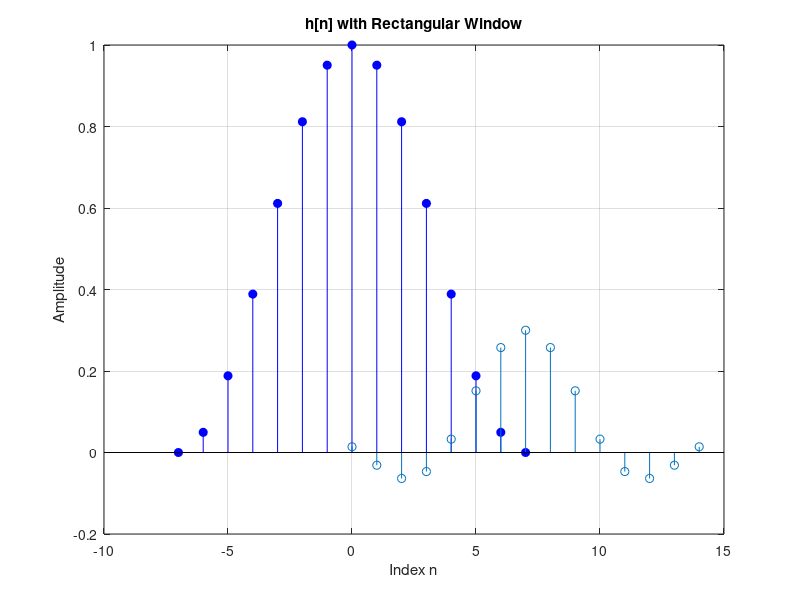
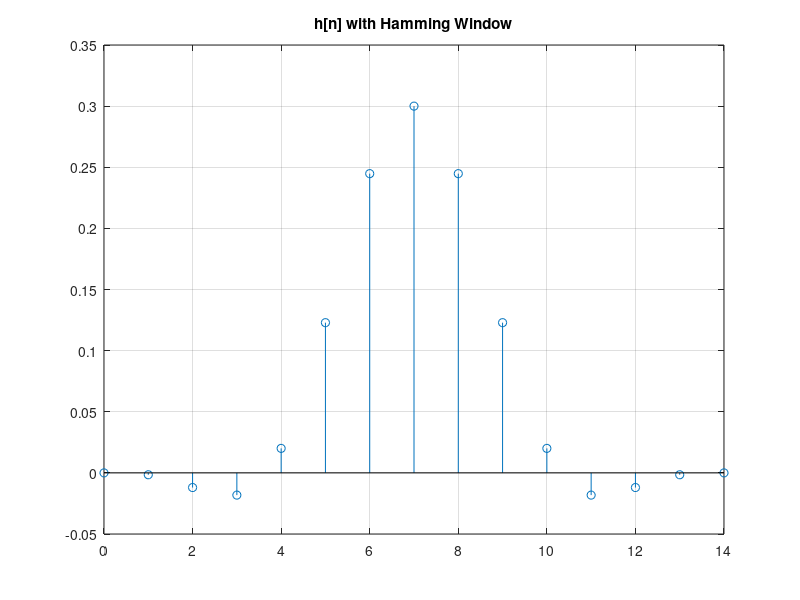
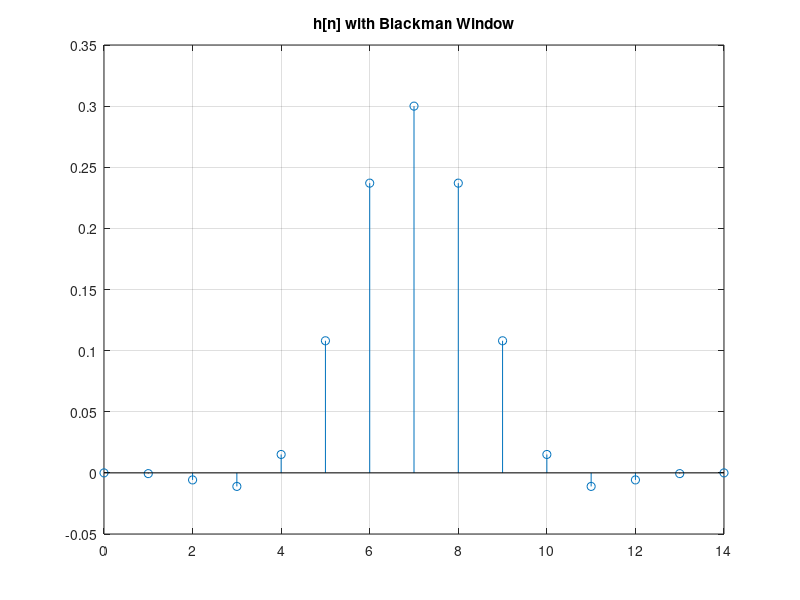
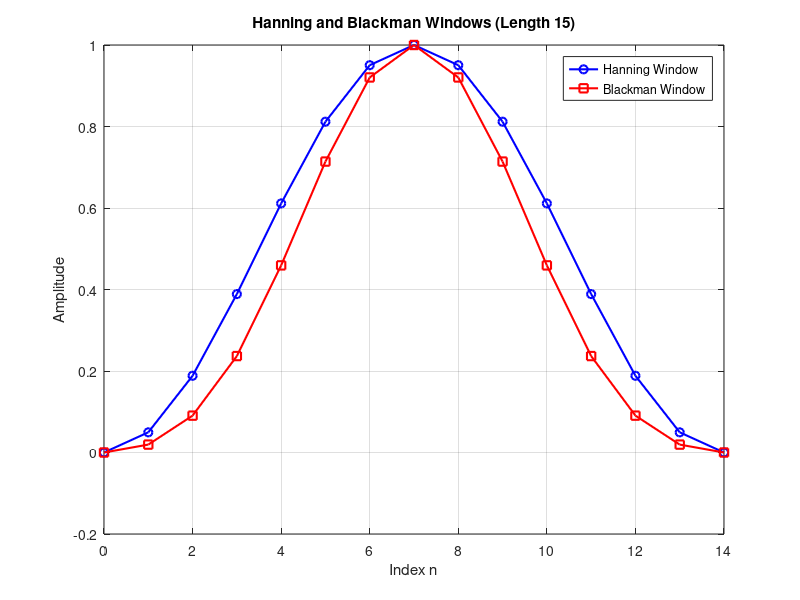

MATLAB code to generate these figures, in order: (Note: this script raises an error after producing the figures.)
%% Assignment 4.1
% Task 1: Calculate and plot h[n] using Fourier series method
N = 15;                  % Filter length
n = 0:N-1;               % Sample indices
Wc = 0.3 * pi;           % Cutoff frequency

% Ideal impulse response (centered around (N-1)/2 for linear phase)
n0 = (N - 1) / 2;
h = (Wc / pi) * sinc((Wc / pi) * (n - n0));  % h[n] from Fourier series

% Plot h[n]
figure(1);
stem(n, h, 'filled');
xlabel('n'); ylabel('h[n]');
title('FIR Lowpass Filter Impulse Response h[n]');
grid on;

% Task 2: Calculate H[W] using FFT
N_fft = 512;                
H = fft(h, N_fft);           % Frequency response
H_shifted = fftshift(H);     % Center zero frequency
H_mag = abs(H_shifted);      % Magnitude
H_phase = angle(H_shifted); % Phase

% Frequency axis from -pi to pi
omega = linspace(-pi, pi, N_fft);  

% Task 3: Plot H[W]
figure(2);
plot(omega, H_mag, 'b', 'LineWidth', 0.5);
xlabel('\omega (Rad)'); ylabel('|H[\omega]|');
title('Magnitude Response of FIR Filter');
grid on;

% Phase Response
figure(3);
plot(omega/pi, unwrap(H_phase), 'r');
xlabel('\omega / \pi'); ylabel('Phase of H[\omega]');
title('Phase Response of FIR Filter');
grid on;
%% Assignment 4.2: Window Method FIR Filter Design

N = 15;                      % Total window length
M = (N - 1) / 2;             % Half-length for symmetric window
n = -M:M;                    % Symmetric sample indices

% Hanning window (not Hamming!)
w_hanning = 0.5 - 0.5 * cos(pi * (n + M) / M);

% Blackman window
w_blackman = 0.42 - 0.5 * cos(pi * (n + M) / M) + 0.08 * cos(2 * pi * (n + M) / M);

% Plotting both for comparison with the reference image
figure(1);
stem(n, w_hanning, 'b', 'filled'); grid on;
title('Hamming window w[n]');
xlabel('Index n'); ylabel('Amplitude');
hold on;
figure(2);
stem(n, w_blackman, 'b', 'filled'); grid on;
title('Blackman window w[n]');
xlabel('Index n'); ylabel('Amplitude');

% Print coefficients
disp('Hanning window coefficients w[n]:');
disp(w_hanning);

disp('Blackman window coefficients w[n]:');
disp(w_blackman);
%% Plotting Hanning and Blackman Windows on the Same Plot

N = 15;                         % Window length
n = 0:N-1;                      % Sample indices

% Generate the windows using built-in functions
w_hanning = hann(N);            % Hanning (Hann) window
w_blackman = blackman(N);       % Blackman window

% Plot both windows using line plots
figure;
plot(n, w_hanning, 'b-o', 'LineWidth', 1.5); hold on;
plot(n, w_blackman, 'r-s', 'LineWidth', 1.5);
title('Hanning and Blackman Windows (Length 15)');
xlabel('Index n');
ylabel('Amplitude');
legend('Hanning Window', 'Blackman Window');
grid on;
%% Assignment 4.2 cont

% Calculate and plot h[n] truncted with:
% 1. Rectangular window
% 2. Hanning window
% 3. Blackman window
% Calculate the respective H[W] using fft
% Plot obtained results
% Compare amplitude responses of the designed filers, comment differences

%% FIR Lowpass Filter Design using Window Method

N = 15;                      % Filter length
n = 0:N-1;                   % Sample indices
Wc = 0.3 * pi;               % Cutoff frequency
n0 = (N - 1) / 2;            % Center for symmetry

%% Ideal Impulse Response (Sinc function)
hd = (Wc / pi) * sinc((Wc / pi) * (n - n0));  % Ideal lowpass

%% Window Definitions
w_rect      = ones(1, N);           % Rectangular window
w_hanning   = hann(N)';             % Hanning window
w_blackman  = blackman(N)';         % Blackman window

%% Apply Windows to the Ideal Impulse Response
h_rect     = hd .* w_rect;
h_hanning  = hd .* w_hanning;
h_blackman = hd .* w_blackman;

%% Compute Frequency Response using FFT
N_fft = 512;  % FFT length for better resolution

H_rect     = abs(fft(h_rect, N_fft));
H_hanning  = abs(fft(h_hanning, N_fft));
H_blackman = abs(fft(h_blackman, N_fft));

w = linspace(0, pi, N_fft/2);  % Frequency vector (0 to π)

%% Plot Time-Domain Responses
figure(1);
stem(n, h_rect); title('h[n] with Rectangular Window'); grid on;
figure(2);
stem(n, h_hanning); title('h[n] with Hamming Window'); grid on;
figure(3);
stem(n, h_blackman); title('h[n] with Blackman Window'); grid on;

%% Plot Frequency-Domain (Magnitude) Responses
figure;
plot(w, 20*log10(H_rect(1:N_fft/2)), 'k', 'LineWidth', 1.5); hold on;
plot(w, 20*log10(H_hanning(1:N_fft/2)), 'b', 'LineWidth', 1.5);
plot(w, 20*log10(H_blackman(1:N_fft/2)), 'r', 'LineWidth', 1.5);
grid on;
title('Magnitude Response of FIR Filters');
xlabel('Frequency (rad/sample)');
ylabel('Magnitude (dB)');
legend('Rectangular', 'Hanning', 'Blackman');
axis([0 pi -100 5]);  % Adjust axis for better visibility

%% Assignment #4.3
% FIR Filter Design using Fourier Series Method

N = 71;                           % Filter length
n = -floor(N/2):floor(N/2);       % Symmetric sample indices (centered at 0)
Wc = 0.3 * pi;                    % Cutoff frequency in radians

% Ideal impulse response (low-pass)
hd = (Wc / pi) * sinc((Wc / pi) * n);  % Ideal sinc-based LPF

% Apply different windows
w_rect     = ones(1, N);              % Rectangular window
w_hamming  = hamming(N)';             % Hamming window
w_blackman = blackman(N)';            % Blackman window

% FIR filter coefficients
h_rect     = hd .* w_rect;
h_hamming  = hd .* w_hamming;
h_blackman = hd .* w_blackman;

% Plot and Compare Frequency Responses
fvtool(h_rect, 1, h_hamming, 1, h_blackman, 1);
legend('Rectangular', 'Hamming', 'Blackman');